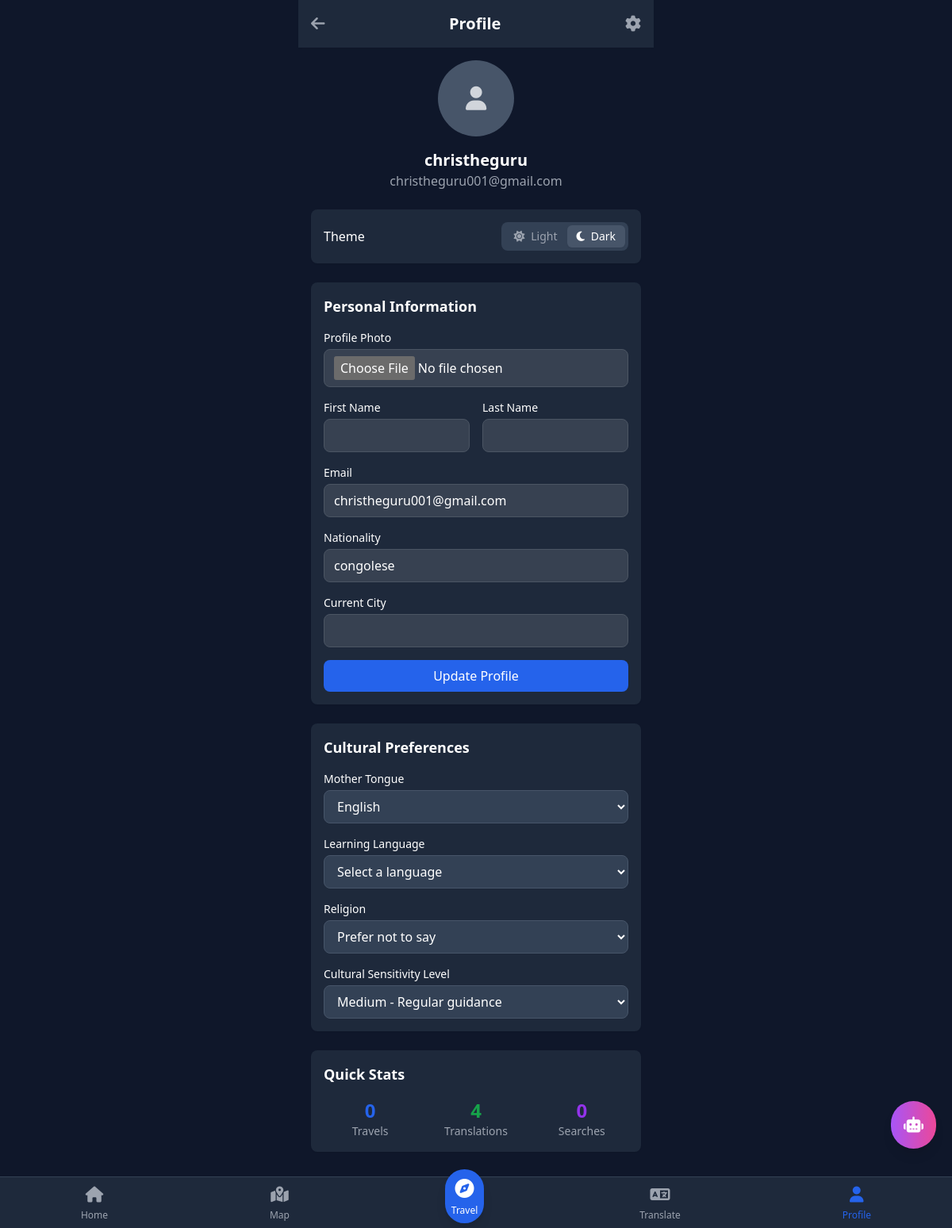
Before: /users/profile/ (signed in) with the older database file.
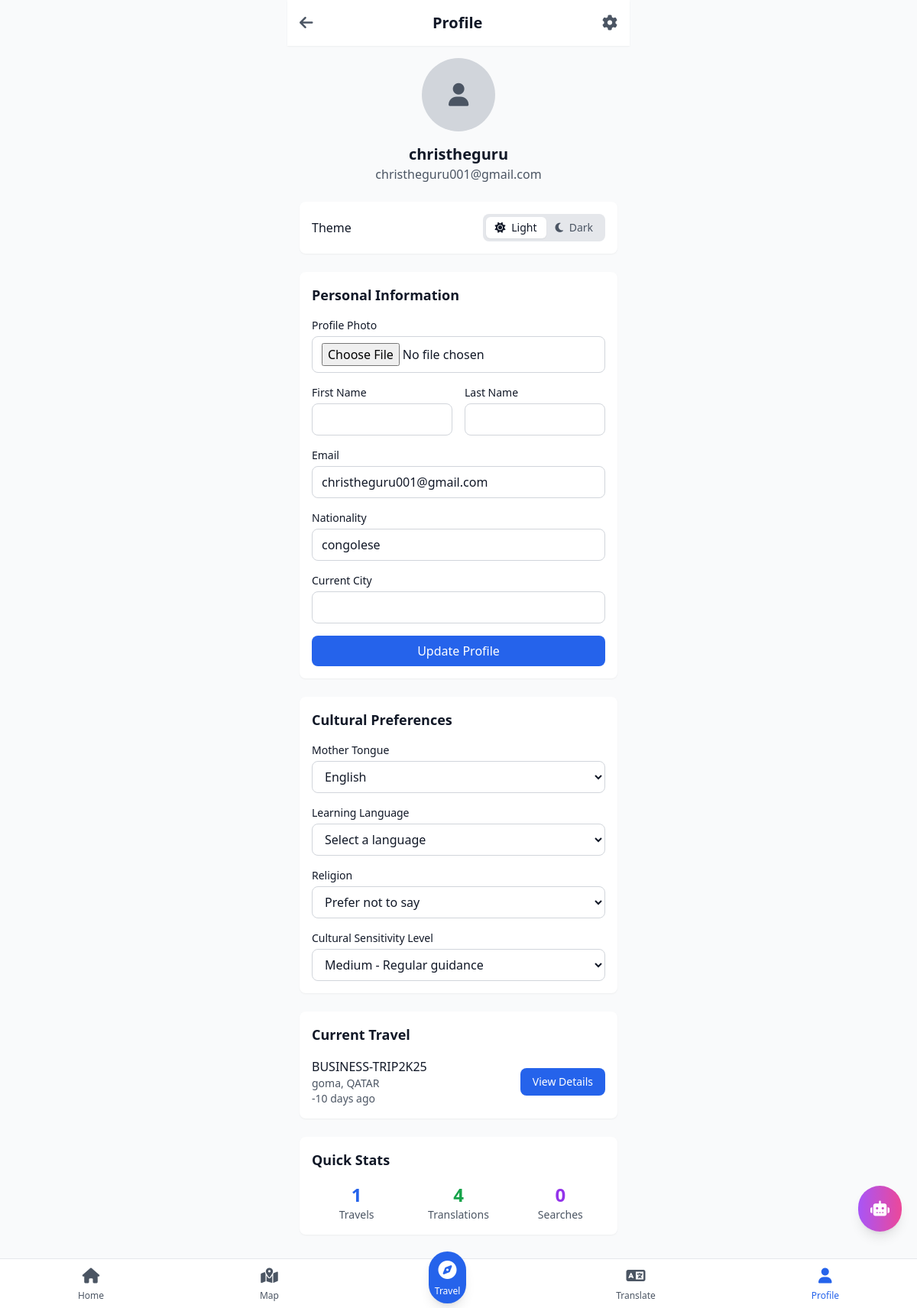
After: the same page with the newer database file.
### users/models.py (models this page shows, shortened)
class CustomUser(AbstractUser):
    photo = models.ImageField(upload_to="profiles/", null=True, blank=True)
    nationality = models.CharField(max_length=100, blank=True)
    city = models.CharField(max_length=100, blank=True)
    mother_tongue = models.CharField(max_length=50, default='en')
    learning_language = models.CharField(max_length=50, blank=True)
    religion = models.CharField(max_length=50, blank=True)
    caution_level = models.CharField(max_length=10, choices=[
        ('low', 'Low'), ('medium', 'Medium'), ('high', 'High')
    ], default='medium')
    theme = models.CharField(max_length=10, choices=[
        ('light', 'Light'), ('dark', 'Dark')
    ], default='dark')
    language_ui = models.CharField(max_length=10, default='en')
    is_synced = models.BooleanField(default=False)

### travels/models.py (models this page shows, shortened)
class Travel(models.Model):
    TRAVEL_TYPES = [
        ('business', 'Business'),
        ('scientific', 'Scientific'),
        ('vacation', 'Vacation'),
        ('pilgrimage', 'Pilgrimage'),
    ]
    user = models.ForeignKey(User, on_delete=models.CASCADE)
    name = models.CharField(max_length=100)
    country = models.CharField(max_length=100)
    city = models.CharField(max_length=100)
    travel_type = models.CharField(max_length=20, choices=TRAVEL_TYPES)
    start_date = models.DateField(default=timezone.now)
    residence = models.CharField(max_length=200, blank=True)
    objectives = models.TextField(blank=True)
    is_active = models.BooleanField(default=False)
    advice_data = models.JSONField(null=True, blank=True)
    is_synced = models.BooleanField(default=False)
    created_at = models.DateTimeField(auto_now_add=True)
    updated_at = models.DateTimeField(auto_now=True)
    class Meta:
        ordering = ['-created_at']
    def days_elapsed(self):
        return (timezone.now().date() - self.start_date).days

### users/views.py (the view)
# urls.py: path('profile/', views.profile_view, name='profile'),
@login_required
def profile_view(request):
    if request.method == 'POST':
        form = ProfileForm(request.POST, request.FILES, instance=request.user)
        if form.is_valid():
            form.save()
            messages.success(request, 'Profile updated successfully!')
            return redirect('profile')
    else:
        form = ProfileForm(instance=request.user)
    current_travel = None
    if hasattr(request.user, 'travel_set'):
        current_travel = request.user.travel_set.filter(is_active=True).first()
    context = {
        'form': form,
        'current_travel': current_travel,
    }
    return render(request, 'users/profile.html', context)

### users/forms.py
class ProfileForm(forms.ModelForm):
    class Meta:
        model = CustomUser
        fields = ['first_name', 'last_name', 'email', 'photo', 'nationality',
                 'city', 'mother_tongue', 'learning_language', 'religion',
                 'caution_level']
        widgets = {
            'first_name': forms.TextInput(attrs={'class': 'form-input'}),
            'last_name': forms.TextInput(attrs={'class': 'form-input'}),
            'email': forms.EmailInput(attrs={'class': 'form-input'}),
            'nationality': forms.TextInput(attrs={'class': 'form-input'}),
            'city': forms.TextInput(attrs={'class': 'form-input'}),
            'mother_tongue': forms.Select(attrs={'class': 'form-select'}),
            'learning_language': forms.Select(attrs={'class': 'form-select'}),
            'religion': forms.Select(attrs={'class': 'form-select'}),
            'caution_level': forms.Select(attrs={'class': 'form-select'}),
        }

### templates/users/profile.html (shortened to what this page needs)
{% extends 'base.html' %}
{% block content %}
<div class="max-w-md mx-auto">
    <header class="bg-white dark:bg-slate-800 p-4 shadow-sm theme-transition flex justify-between items-center">
        <a href="{% url 'home' %}" class="text-gray-600 hover:text-gray-800 dark:text-gray-400 dark:hover:text-gray-200">
            <i class="fas fa-arrow-left text-xl"></i>
        </a>
        <h1 class="text-xl font-bold">Profile</h1>
        <a href="{% url 'settings' %}" class="text-gray-600 hover:text-gray-800 dark:text-gray-400 dark:hover:text-gray-200">
            <i class="fas fa-cog text-xl"></i>
        </a>
    </header>
    <div class="p-4 space-y-6">
        <div class="text-center">
            {% if user.photo %}
                <img src="{{ user.photo.url }}" alt="Profile" class="w-24 h-24 rounded-full mx-auto mb-4 object-cover">
            {% else %}
                <div class="w-24 h-24 bg-gray-300 dark:bg-slate-600 rounded-full mx-auto mb-4 flex items-center justify-center">
                    <i class="fas fa-user text-gray-600 dark:text-gray-300 text-3xl"></i>
                </div>
            {% endif %}
            <h2 class="text-xl font-bold">{{ user.get_full_name|default:user.username }}</h2>
            <p class="text-gray-600 dark:text-gray-400">{{ user.email }}</p>
        </div>
        <div class="bg-white dark:bg-slate-800 rounded-lg p-4 shadow-sm">
            <div class="flex justify-between items-center">
                <span class="font-medium">Theme</span>
                <div class="flex bg-gray-200 dark:bg-slate-700 rounded-lg p-1">
                    <button onclick="toggleTheme('light')"
                            class="px-3 py-1 rounded-md text-sm font-medium transition-colors {% if user.theme == 'light' %}bg-white text-gray-900 shadow-sm{% else %}text-gray-600 dark:text-gray-400{% endif %}">
                        <i class="fas fa-sun mr-1"></i> Light
                    </button>
                    <button onclick="toggleTheme('dark')"
                            class="px-3 py-1 rounded-md text-sm font-medium transition-colors {% if user.theme == 'dark' %}bg-slate-600 text-white shadow-sm{% else %}text-gray-600 dark:text-gray-400{% endif %}">
                        <i class="fas fa-moon mr-1"></i> Dark
                    </button>
                </div>
            </div>
        </div>
        <div class="bg-white dark:bg-slate-800 rounded-lg p-4 shadow-sm">
            <h3 class="font-semibold text-lg mb-4">Personal Information</h3>
            <form method="post" enctype="multipart/form-data" class="space-y-4">
                <div>
                    <label class="block text-sm font-medium mb-1">Profile Photo</label>
                    {{ form.photo }}
                </div>
                <div class="grid grid-cols-2 gap-4">
                    <div>
                        <label class="block text-sm font-medium mb-1">First Name</label>
                        {{ form.first_name }}
                    </div>
                    <div>
                        <label class="block text-sm font-medium mb-1">Last Name</label>
                        {{ form.last_name }}
                    </div>
                </div>
                <div>
                    <label class="block text-sm font-medium mb-1">Email</label>
                    {{ form.email }}
                </div>
                <div>
                    <label class="block text-sm font-medium mb-1">Nationality</label>
                    {{ form.nationality }}
                </div>
                <div>
                    <label class="block text-sm font-medium mb-1">Current City</label>
                    {{ form.city }}
                </div>
                <button type="submit" class="w-full bg-primary-600 text-white py-2 rounded-lg font-medium hover:bg-primary-700">
                    Update Profile
                </button>
            </form>
        </div>
        <div class="bg-white dark:bg-slate-800 rounded-lg p-4 shadow-sm">
            <h3 class="font-semibold text-lg mb-4">Cultural Preferences</h3>
            <div class="space-y-4">
                <div>
                    <label class="block text-sm font-medium mb-1">Mother Tongue</label>
                    <select class="w-full px-3 py-2 border border-gray-300 dark:border-slate-600 rounded-lg dark:bg-slate-700">
                        <option value="en" {% if user.mother_tongue == 'en' %}selected{% endif %}>English</option>
                    </select>
                </div>
                <div>
                    <label class="block text-sm font-medium mb-1">Learning Language</label>
                    <select class="w-full px-3 py-2 border border-gray-300 dark:border-slate-600 rounded-lg dark:bg-slate-700">
                        <option value="">Select a language</option>
                    </select>
                </div>
                <div>
                    <label class="block text-sm font-medium mb-1">Religion</label>
                    <select class="w-full px-3 py-2 border border-gray-300 dark:border-slate-600 rounded-lg dark:bg-slate-700">
                        <option value="">Prefer not to say</option>
                    </select>
                </div>
                <div>
                    <label class="block text-sm font-medium mb-1">Cultural Sensitivity Level</label>
                    <select class="w-full px-3 py-2 border border-gray-300 dark:border-slate-600 rounded-lg dark:bg-slate-700">
                        <option value="medium" selected>Medium - Regular guidance</option>
                    </select>
                </div>
            </div>
        </div>
        {% if current_travel %}
        <div class="bg-white dark:bg-slate-800 rounded-lg p-4 shadow-sm">
            <h3 class="font-semibold text-lg mb-4">Current Travel</h3>
            <div class="flex items-center justify-between">
                <div>
                    <h4 class="font-medium">{{ current_travel.name }}</h4>
                    <p class="text-sm text-gray-600 dark:text-gray-400">{{ current_travel.city }}, {{ current_travel.country }}</p>
                    <p class="text-sm text-gray-600 dark:text-gray-400">{{ current_travel.days_elapsed }} days ago</p>
                </div>
                <a href="{% url 'travel_detail' current_travel.id %}" class="bg-primary-600 text-white px-4 py-2 rounded-lg text-sm font-medium">
                    View Details
                </a>
            </div>
        </div>
        {% endif %}
        <div class="bg-white dark:bg-slate-800 rounded-lg p-4 shadow-sm">
            <h3 class="font-semibold text-lg mb-4">Quick Stats</h3>
            <div class="grid grid-cols-3 gap-4 text-center">
                <div>
                    <p class="text-2xl font-bold text-primary-600">{{ user.travel_set.count }}</p>
                    <p class="text-sm text-gray-600 dark:text-gray-400">Travels</p>
                </div>
                <div>
                    <p class="text-2xl font-bold text-green-600">{{ user.translationhistory_set.count }}</p>
                    <p class="text-sm text-gray-600 dark:text-gray-400">Translations</p>
                </div>
                <div>
                    <p class="text-2xl font-bold text-purple-600">{{ user.searchhistory_set.count }}</p>
                    <p class="text-sm text-gray-600 dark:text-gray-400">Searches</p>
                </div>
            </div>
        </div>
    </div>
</div>
{% endblock %}

### templates/base.html (shortened to what this page needs)
{% load static %}
<!DOCTYPE html>
<html lang="en">
<head>
    <script src="https://cdn.tailwindcss.com"></script>
    <link rel="stylesheet" href="https://cdnjs.cloudflare.com/ajax/libs/font-awesome/6.4.0/css/all.min.css">
    <link rel="stylesheet" href="{% static 'css/base.css' %}">
</head>
<body class="{% if user.theme == 'dark' %}dark bg-slate-900 text-white{% else %}bg-gray-50 text-gray-900{% endif %} theme-transition">
    <div class="min-h-screen pb-20">
        {% block content %}{% endblock %}
    </div>
    {% if user.is_authenticated and request.resolver_match.url_name not in 'translate,chat,settings' %}
    <nav class="bottom-nav bg-white dark:bg-slate-800 border-t border-gray-200 dark:border-slate-700 theme-transition">
        <div class="flex justify-around items-center h-16">
            <a href="{% url 'home' %}" class="flex flex-col items-center space-y-1 p-2 {% if request.resolver_match.url_name == 'home' %}text-primary-600{% else %}text-gray-600 dark:text-gray-400{% endif %}">
                <i class="fas fa-home text-xl"></i>
                <span class="text-xs">Home</span>
            </a>
            <a href="{% url 'map' %}" class="flex flex-col items-center space-y-1 p-2 {% if request.resolver_match.url_name == 'map' %}text-primary-600{% else %}text-gray-600 dark:text-gray-400{% endif %}">
                <i class="fas fa-map-marked-alt text-xl"></i>
                <span class="text-xs">Map</span>
            </a>
            <a href="{% url 'travel_list' %}" class="flex flex-col items-center space-y-1 p-2 bg-primary-600 text-white rounded-full -mt-4 shadow-lg">
                <i class="fas fa-compass text-2xl"></i>
                <span class="text-xs mt-1">Travel</span>
            </a>
            <a href="{% url 'translate' %}" class="flex flex-col items-center space-y-1 p-2 {% if request.resolver_match.url_name == 'translate' %}text-primary-600{% else %}text-gray-600 dark:text-gray-400{% endif %}">
                <i class="fas fa-language text-xl"></i>
                <span class="text-xs">Translate</span>
            </a>
            <a href="{% url 'profile' %}" class="flex flex-col items-center space-y-1 p-2 {% if request.resolver_match.url_name == 'profile' %}text-primary-600{% else %}text-gray-600 dark:text-gray-400{% endif %}">
                <i class="fas fa-user text-xl"></i>
                <span class="text-xs">Profile</span>
            </a>
        </div>
    </nav>
    {% endif %}
    {% if user.is_authenticated and request.resolver_match.url_name not in 'chat,settings' %}
    <button id="floating-chat" class="floating-action bg-gradient-to-r from-purple-500 to-pink-500 text-white p-4 rounded-full shadow-lg hover:shadow-xl transition-all duration-300">
        <i class="fas fa-robot text-xl"></i>
    </button>
    {% endif %}
</body>
</html>

### static/css/base.css (style rules this page uses)
:root { --primary-50: #eff6ff; --primary-500: #3b82f6; --primary-600: #2563eb; --primary-700: #1d4ed8; --primary-900: #1e3a8a; }
.theme-transition { transition: background-color 0.3s ease, color 0.3s ease; }
.floating-action { position: fixed; bottom: 100px; right: 20px; z-index: 50; }
.bottom-nav { position: fixed; bottom: 0; left: 0; right: 0; z-index: 40; }
input, select, textarea { transition: border-color 0.2s ease, box-shadow 0.2s ease; }
button { transition: all 0.2s ease; }

### templates/base.html (style rules this page uses)
.theme-transition { transition: background-color 0.3s ease, color 0.3s ease; }
.floating-action { position: fixed; bottom: 100px; right: 20px; z-index: 50; }
.bottom-nav { position: fixed; bottom: 0; left: 0; right: 0; z-index: 40; }

### templates/users/profile.html (style rules this page uses)
input, select, input[type="file"] { width: 100%; padding: 0.5rem 0.75rem; border: 1px solid #d1d5db; border-radius: 0.5rem; background-color: transparent; }

Changed rows visible on the page:
changed CustomUser "christheguru": theme "dark" → "light" (drawn); travel_set.count "0" → "1"
added Travel: name "BUSINESS-TRIP2K25", city "goma", country "QATAR", days_elapsed "-10"
Other visible differences:
text now shown: "Current Travel , days ago View Details"
